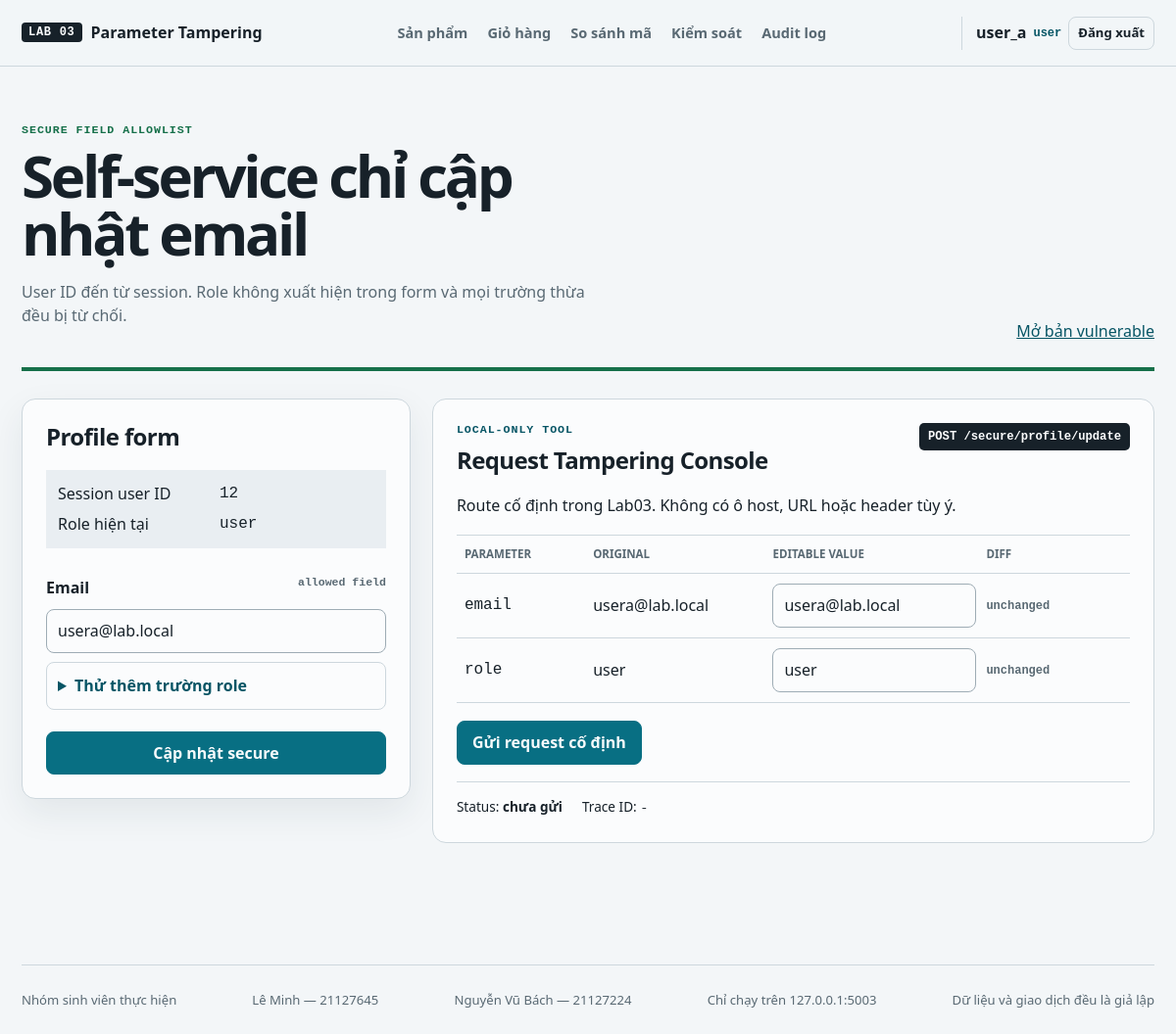
Page /secure/profile (signed in) on the committed database.
### tables this page shows
CREATE TABLE users (
    id INTEGER PRIMARY KEY,
    username TEXT NOT NULL UNIQUE,
    email TEXT NOT NULL UNIQUE,
    password_hash TEXT NOT NULL,
    role TEXT NOT NULL CHECK (role IN ('user', 'admin')),
    created_at TEXT NOT NULL DEFAULT CURRENT_TIMESTAMP,
    updated_at TEXT NOT NULL DEFAULT CURRENT_TIMESTAMP
);

### app.py (the view)
    @app.get("/secure/profile")
    @login_required
    def profile_secure():
        return render_template("secure/profile.html", user=get_user(session["user_id"]), mode="secure")

### auth.py (called while the page is built)
def login_required(view):
    @wraps(view)
    def wrapped(*args, **kwargs):
        if "user_id" not in session:
            return redirect(url_for("login", next=request.full_path.rstrip("?")))
        return view(*args, **kwargs)
    return wrapped

### database.py (called while the page is built)
def _database_path() -> Path:
    path = Path(current_app.config["DATABASE"])
    return path if path.is_absolute() else Path(current_app.root_path, path)

def get_db() -> sqlite3.Connection:
    if "db" not in g:
        g.db = sqlite3.connect(_database_path())
        g.db.row_factory = sqlite3.Row
        g.db.execute("PRAGMA foreign_keys = ON")
    return g.db

def query_one(sql: str, parameters: tuple = ()):
    return get_db().execute(sql, parameters).fetchone()

### services.py (called while the page is built)
def get_user(user_id: int) -> dict | None:
    row = query_one("SELECT id, username, email, role, created_at, updated_at FROM users WHERE id = ?", (user_id,))
    return dict(row) if row else None

### templates/secure/profile.html
{% extends 'base.html' %}{% block title %}Profile secure | Lab 03{% endblock %}
{% block content %}{% set user = user|default(current_user|default({}, true), true) %}<section class="lab-header mode-secure"><div><span class="mode-label">Secure field allowlist</span><h1>Self-service chỉ cập nhật email</h1><p>User ID đến từ session. Role không xuất hiện trong form và mọi trường thừa đều bị từ chối.</p></div><a class="mode-switch" href="/vulnerable/profile">Mở bản vulnerable</a></section>
<div class="lab-workbench"><section class="panel"><h2>Profile form</h2><dl class="identity-summary"><dt>Session user ID</dt><dd>{{ user.id|default(session.get('user_id', 12) if session is defined else 12) }}</dd><dt>Role hiện tại</dt><dd>{{ user.role|default(session.get('role', 'user') if session is defined else 'user') }}</dd></dl><form class="form-stack" method="post" action="/secure/profile/update" data-parameter-form><label>Email <span>allowed field</span></label><input name="email" type="email" value="{{ user.email|default('usera@lab.local') }}" data-original="{{ user.email|default('usera@lab.local') }}" required><details><summary>Thử thêm trường role</summary><label>Rejected role</label><input name="role" value="admin" data-original="user"></details><button class="button" type="submit">Cập nhật secure</button></form></section>{% with scenario='profile', mode='secure', route='/secure/profile/update', defaults={'email':user.email|default('usera@lab.local'),'role':'user'} %}{% include 'components/parameter_inspector.html' %}{% endwith %}</div>{% endblock %}

### templates/base.html (shortened to what this page needs)
<!doctype html>
<html lang="vi">
<head>
  <link rel="stylesheet" href="{{ url_for('static', filename='css/style.css') }}">
  <link rel="stylesheet" href="{{ url_for('static', filename='css/presentation.css') }}">
</head>
<body data-mode="{{ session.get('lab_mode', 'secure') if session is defined else 'secure' }}">
  <header class="site-header">
    <a class="brand" href="/" aria-label="Trang chủ Lab 03"><span>LAB 03</span> Parameter Tampering</a>
    <nav id="primary-nav" class="primary-nav" aria-label="Điều hướng chính">
      <a href="/products">Sản phẩm</a><a href="/cart">Giỏ hàng</a><a href="/comparison">So sánh mã</a><a href="/security-controls">Kiểm soát</a><a href="/audit-logs">Audit log</a>
    </nav>
    <div class="session-chip">
      {% if session is defined and session.get('user_id') %}
        <span>{{ session.get('username', 'user') }}</span><b>{{ session.get('role', 'user') }}</b>
        <form method="post" action="/logout"><button class="button button-quiet" type="submit">Đăng xuất</button></form>
      {% else %}<a class="button button-quiet" href="/login">Đăng nhập</a>{% endif %}
    </div>
  </header>
  <main id="main-content" tabindex="-1">
    {% block content %}{% endblock %}
  </main>
  <footer class="site-footer"><span>Nhóm sinh viên thực hiện</span><span>Lê Minh — 21127645</span><span>Nguyễn Vũ Bách — 21127224</span><span>Chỉ chạy trên 127.0.0.1:5003</span><span>Dữ liệu và giao dịch đều là giả lập</span></footer>
</body>
</html>

### templates/components/parameter_inspector.html
{% set original = defaults|default({}, true) %}
<section class="request-console" data-request-console data-route="{{ route }}" data-method="{{ 'GET' if scenario == 'invoice' else 'POST' }}" data-scenario="{{ scenario }}" data-mode="{{ mode }}">
  <header><div><span>Local-only tool</span><h2>Request Tampering Console</h2></div><span class="fixed-route">{{ 'GET' if scenario == 'invoice' else 'POST' }} {{ route }}</span></header>
  <p>Route cố định trong Lab03. Không có ô host, URL hoặc header tùy ý.</p>
  <form class="console-form" action="{{ route }}" method="{{ 'get' if scenario == 'invoice' else 'post' }}">
    <div class="parameter-editor"><div class="parameter-editor-head"><span>Parameter</span><span>Original</span><span>Editable value</span><span>Diff</span></div>{% for name, value in original.items() %}<label class="parameter-row"><code>{{ name }}</code><output>{{ value }}</output><input name="{{ name }}" value="{{ value }}" data-original="{{ value }}" aria-label="Giá trị {{ name }}"><output data-param-diff>unchanged</output></label>{% endfor %}</div>
    <button class="button {{ 'button-danger' if mode == 'vulnerable' }}" type="submit" data-console-send>Gửi request cố định</button>
  </form>
  <div class="console-result" aria-live="polite"><span>Status: <b data-console-status>chưa gửi</b></span><span>Trace ID: <code data-console-trace>-</code></span><a hidden data-console-open>Open response</a></div>
</section>

### rows in the picture
users: get "user_a", get "user", id "12", role "user", email "usera@lab.local", name "email"

### other values in the picture
{{ 'GET' if scenario == 'invoice' else 'POST' }} "POST"
{{ route }} "/secure/profile/update"
{{ name }} "role"
{{ value }} "user"
